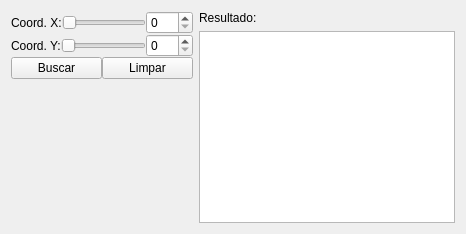
       <widget class="QWidget" name="tabBuscaNo">
        <attribute name="title">
         <string>Busca por Nó</string>
        </attribute>
        <layout class="QFormLayout" name="formLayout">
         <property name="fieldGrowthPolicy">
          <enum>QFormLayout::AllNonFixedFieldsGrow</enum>
         </property>
         <item row="0" column="0">
          <layout class="QVBoxLayout" name="verticalLayout_9">
           <property name="spacing">
            <number>0</number>
           </property>
           <item>
            <layout class="QHBoxLayout" name="horizontalLayoutCoordenadaX_3">
             <item>
              <widget class="QLabel" name="labelCoordenadaXBuscaNo">
               <property name="text">
                <string>Coord. X:</string>
               </property>
              </widget>
             </item>
             <item>
              <widget class="QSlider" name="horizontalSliderCoordenadaXBuscaNo">
               <property name="maximum">
                <number>250</number>
               </property>
               <property name="orientation">
                <enum>Qt::Horizontal</enum>
               </property>
              </widget>
             </item>
             <item>
              <widget class="QSpinBox" name="spinBoxCoordenadaXBuscaNo">
               <property name="maximum">
                <number>250</number>
               </property>
              </widget>
             </item>
            </layout>
           </item>
           <item>
            <layout class="QHBoxLayout" name="horizontalLayoutCoordenadaY_3">
             <item>
              <widget class="QLabel" name="labelCoordenadaYBuscaNo">
               <property name="text">
                <string>Coord. Y:</string>
               </property>
              </widget>
             </item>
             <item>
              <widget class="QSlider" name="horizontalSliderCoordenadaYBuscaNo">
               <property name="maximum">
                <number>250</number>
               </property>
               <property name="orientation">
                <enum>Qt::Horizontal</enum>
               </property>
              </widget>
             </item>
             <item>
              <widget class="QSpinBox" name="spinBoxCoordenadaYBuscaNo">
               <property name="maximum">
                <number>250</number>
               </property>
              </widget>
             </item>
            </layout>
           </item>
           <item>
            <layout class="QHBoxLayout" name="horizontalLayout_6">
             <item>
              <widget class="QPushButton" name="pushButtonBuscaNo">
               <property name="text">
                <string>Buscar</string>
               </property>
              </widget>
             </item>
             <item>
              <widget class="QPushButton" name="pushButtonLimparBuscaNo">
               <property name="text">
                <string>Limpar</string>
               </property>
              </widget>
             </item>
            </layout>
           </item>
           <item>
            <spacer name="verticalSpacer">
             <property name="orientation">
              <enum>Qt::Vertical</enum>
             </property>
             <property name="sizeHint" stdset="0">
              <size>
               <width>20</width>
               <height>40</height>
              </size>
             </property>
            </spacer>
           </item>
          </layout>
         </item>
         <item row="0" column="1">
          <layout class="QVBoxLayout" name="verticalLayout_15">
           <item>
            <widget class="QLabel" name="labelResultadoBuscaNo">
             <property name="text">
              <string>Resultado:</string>
             </property>
            </widget>
           </item>
           <item>
            <widget class="QTextEdit" name="textEditBuscaNo">
             <property name="documentTitle">
              <string/>
             </property>
             <property name="textInteractionFlags">
              <set>Qt::TextSelectableByKeyboard|Qt::TextSelectableByMouse</set>
             </property>
            </widget>
           </item>
          </layout>
         </item>
        </layout>
       </widget>
